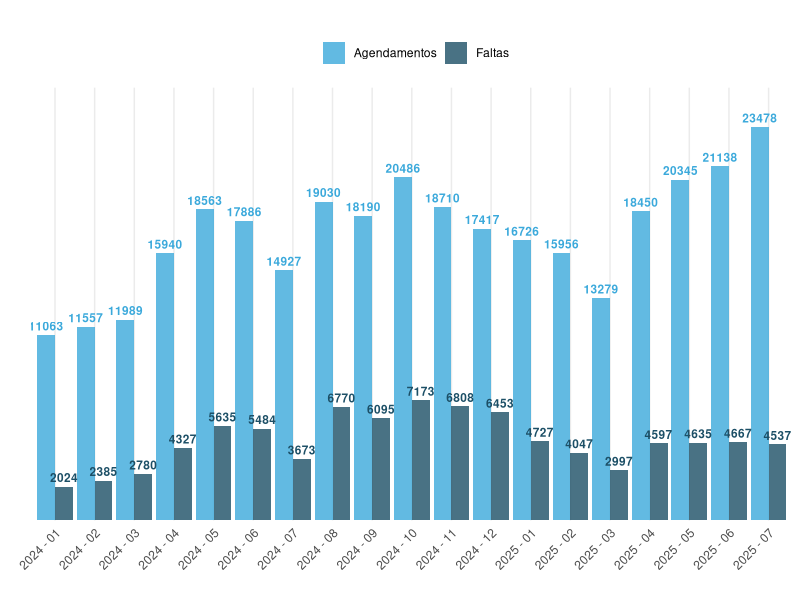
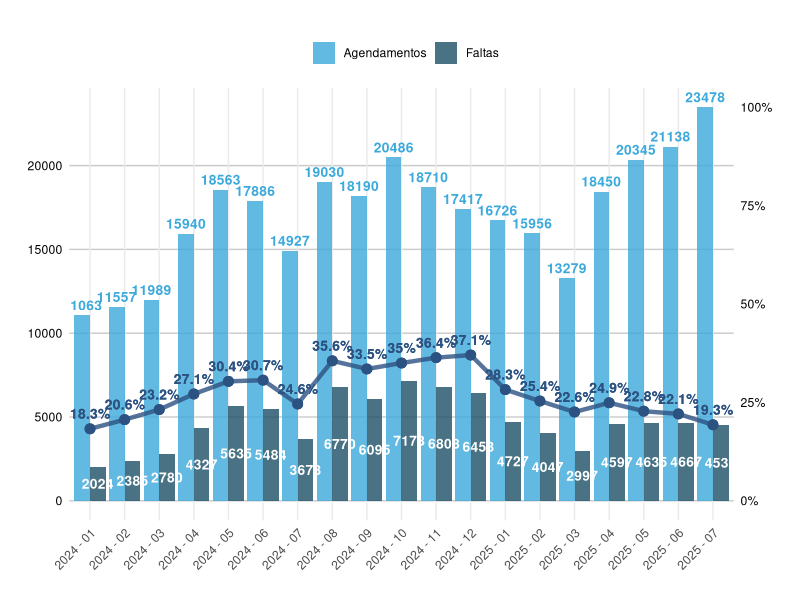

The R source for these figures, in order:
# pacotes
library(tidyverse)

# dados processados sobre absenteismo
df_absenteismo = read.csv('absenteismo_processed.csv')
# dados processados sobre alertas no whatsapp
df_whatsapp = read.csv('whatsapp_processed.csv')

# glimpse(df_whatsapp)
glimpse(df_absenteismo)
length(table(df_absenteismo$hospital_padronizado))
# table(df_alertas$severidade)
# table(df_alertas$hospital)
# table(df_alertas$especialidade)
# table(df_alertas$municipio)
# length(table(df_alertas$municipio))

df_absenteismo |> 
  group_by(periodo) |> 
  summarise(
    Faltas = sum(faltas, na.rm = TRUE),
    Agendamentos = sum(agendamentos, na.rm = TRUE),
    .groups = 'drop') |> 
  pivot_longer(
    cols = c(Faltas, Agendamentos),
    names_to = 'Tipo',
    values_to = 'Quantidade') |> 
  ggplot(aes(x = periodo, y = Quantidade, fill = Tipo)) +
  geom_bar(stat = 'identity', position = 'dodge', alpha = 0.8) +
  geom_text(aes(label = Quantidade, color = Tipo),
            position = position_dodge(width = 0.9),
            vjust = -0.5, size = 3, fontface = 'bold',
            show.legend = F) +  
  labs(title = '', x = '', y = '', fill = '') +
  theme_minimal() +
  theme(
    axis.text.x = element_text(angle = 45, hjust = 1),
    axis.text.y = element_blank(),
    axis.ticks.y = element_blank(),
    panel.grid.major.y = element_blank(),
    panel.grid.minor.y = element_blank(),
    legend.position = 'top'
  ) +
  scale_fill_manual(values = c('Faltas' = '#1C4F66', 'Agendamentos' = '#3BA9DB')) +
  scale_color_manual(values = c('Faltas' = '#1C4F66', 'Agendamentos' = '#3BA9DB')) +
  scale_y_continuous(expand = expansion(mult = c(0, 0.1)))


# calcular os totais e a taxa de absenteísmo
df_totais = df_absenteismo |> 
  group_by(periodo) |> 
  summarise(Faltas = sum(faltas, na.rm = TRUE),
            Agendamentos = sum(agendamentos, na.rm = TRUE),
            TaxaAbsenteismo = (sum(Faltas) / sum(Agendamentos)) * 100,
            .groups = 'drop')

# calcular o fator de escala para a linha
max_quantidade = max(df_totais$Faltas, df_totais$Agendamentos, na.rm = TRUE)
fator_escala = max_quantidade / 100

# contruindo o grafico com os tres indicadores
df_totais |> 
  pivot_longer(
    cols = c(Faltas, Agendamentos),
    names_to = 'Tipo',
    values_to = 'Quantidade') |> 
  ggplot(aes(x = periodo)) +
  geom_bar(aes(y = Quantidade, fill = Tipo),
           stat = 'identity', position = 'dodge', alpha = 0.8) +
  geom_text(aes(y = Quantidade/2, label = ifelse(Tipo == 'Faltas', Quantidade, ''), 
                group = Tipo),position = position_dodge(width = 0.9),
            color = 'white', size = 3.5, fontface = 'bold',
            show.legend = FALSE) +
  geom_text(aes(y = Quantidade, label = ifelse(Tipo == 'Agendamentos', Quantidade, ''), group = Tipo),
            position = position_dodge(width = 0.9),
            vjust = -0.5, size = 3.5, fontface = 'bold', color = '#3BA9DB',
            show.legend = FALSE) +
  
  # Linha para a taxa de absenteísmo
  geom_line(aes(y = TaxaAbsenteismo * fator_escala, group = 1), 
            color = '#2c5282', size = 1.5, alpha = 0.8) +
  geom_point(aes(y = TaxaAbsenteismo * fator_escala), 
             color = '#2c5282', size = 3) +
  geom_text(aes(y = TaxaAbsenteismo * fator_escala, 
                label = paste0(round(TaxaAbsenteismo, 1), '%')),
            vjust = -1, size = 3.5, color = '#2c5282', fontface = 'bold') +
  scale_y_continuous(
    name = '',
    sec.axis = sec_axis(~ . / fator_escala, 
                        name = '',
                        labels = function(x) paste0(round(x, 2), '%'))
  ) +
  labs(title = '', x = '', fill = '') +
  theme_minimal() +
  theme(
    axis.text.x = element_text(angle = 45, hjust = 1),
    axis.title.y.left = element_text(color = 'black'),
    axis.text.y.left = element_text(color = 'black'),
    axis.title.y.right = element_text(color = 'black'),
    axis.text.y.right = element_text(color = 'black'),
    panel.grid.major.y = element_line(color = 'gray80'),
    panel.grid.minor.y = element_blank(),
    legend.position = 'top'
  ) +
  scale_fill_manual(values = c('Faltas' = '#1C4F66', 'Agendamentos' = '#3BA9DB'))
